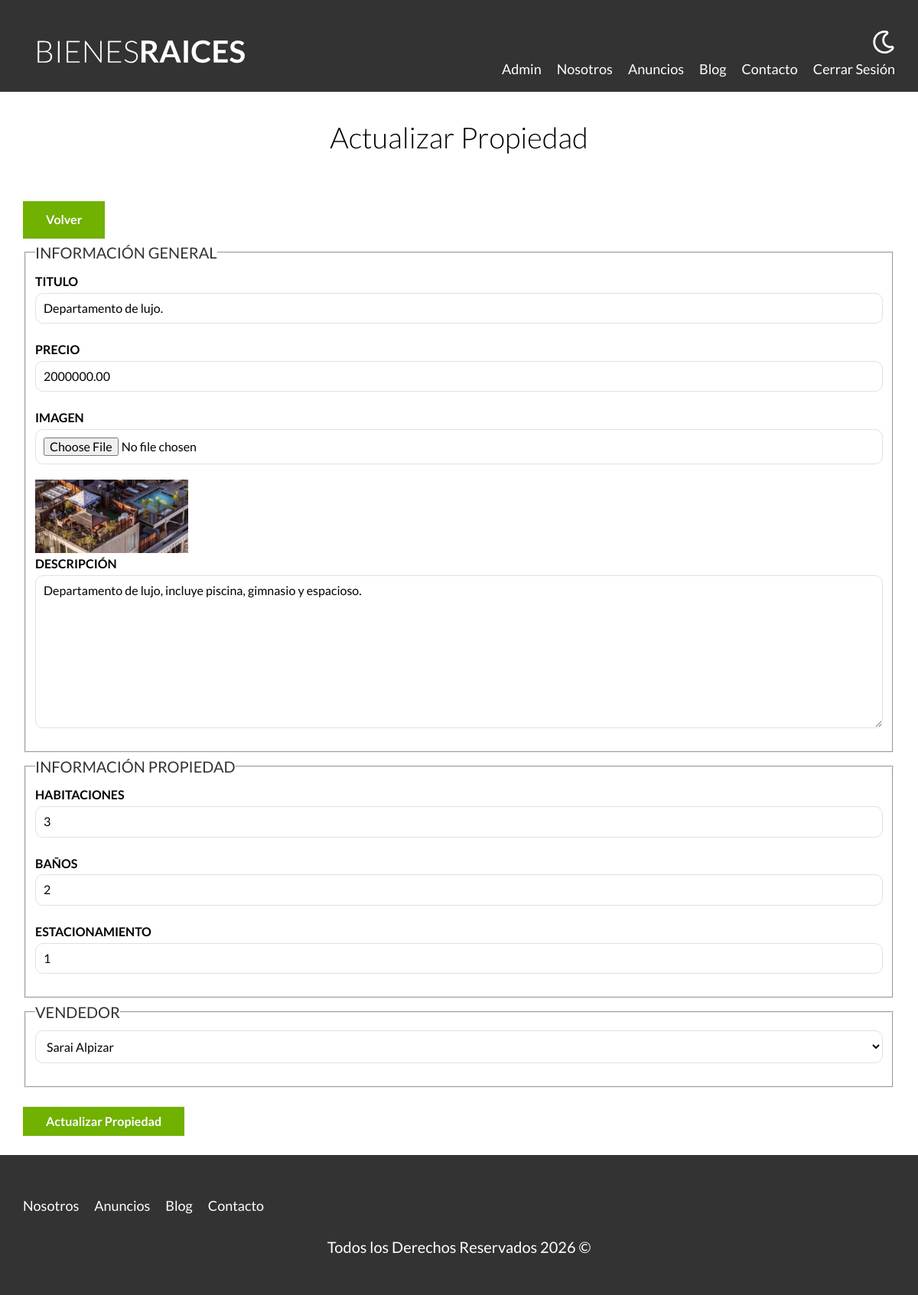
/admin/propiedades/actualizar.php?id=3 (signed in), run on the app's committed database.
### tables this page shows
CREATE TABLE `propiedades` (
  `id` int NOT NULL AUTO_INCREMENT,
  `titulo` varchar(45) DEFAULT NULL,
  `precio` decimal(10,2) DEFAULT NULL,
  `imagen` varchar(200) DEFAULT NULL,
  `descripcion` longtext,
  `habitaciones` int DEFAULT NULL,
  `wc` int DEFAULT NULL,
  `estacionamiento` int DEFAULT NULL,
  `creado` date DEFAULT NULL,
  `vendedores_id` int NOT NULL,
  PRIMARY KEY (`id`),
  KEY `fk_propiedades_vendedores_idx` (`vendedores_id`),
  CONSTRAINT `fk_propiedades_vendedores` FOREIGN KEY (`vendedores_id`) REFERENCES `vendedores` (`id`)
);

CREATE TABLE `vendedores` (
  `id` int NOT NULL AUTO_INCREMENT,
  `nombre` varchar(45) DEFAULT NULL,
  `apellido` varchar(45) DEFAULT NULL,
  `telefono` varchar(10) DEFAULT NULL,
  PRIMARY KEY (`id`)
);

### admin/propiedades/actualizar.php (the view, shortened to what this page needs)
<?php
$db = conectarDB();
$id = $_GET['id'];
$id = filter_var($id, FILTER_VALIDATE_INT);
$sql = "SELECT * FROM propiedades WHERE id = $id;";
$query = mysqli_query($db, $sql);
$datos = mysqli_fetch_assoc($query);
$titulo = $datos['titulo'] ?? NULL;
$precio = $datos['precio'] ?? NULL;
$descripcion = $datos['descripcion'] ?? NULL;
$habitaciones = $datos['habitaciones'] ?? NULL;
$wc = $datos['wc'] ?? NULL;
$estacionamiento = $datos['estacionamiento'] ?? NULL;
$vendedores_id = $datos['vendedores_id'] ?? NULL;
$imagenPropiedad = $datos['imagen'];
$consulta = "SELECT * FROM vendedores;";
$res = mysqli_query($db, $consulta);
?>
<main class="contenedor seccion">
    <h1>Actualizar Propiedad</h1>
    <a href="/admin" class="boton boton-verde">Volver</a>
    <form method="post" class="formulario" enctype="multipart/form-data">
        <fieldset>
            <legend>Información General</legend>
            <div>
                <label for="titulo">Titulo</label>
                <input type="text" placeholder="Titulo Propiedad" id="titulo" name="titulo" value="<?php echo $titulo; ?>">
            </div>
            <div>
                <label for="precio">Precio</label>
                <input type="number" placeholder="Precio Propiedad" id="precio" name="precio" value="<?php echo $precio; ?>">
            </div>
            <div>
                <label for="imagen">Imagen</label>
                <input type="file" id="imagen" accept="image/jpeg, image/png" name="imagen">
            </div>
            <img src="/imagenesDB/<?php echo $imagenPropiedad; ?>" alt="" class="imagen-small">
            <div>
                <label for="descripcion">Descripción</label>
                <textarea id="descripcion" name="descripcion"><?php echo $descripcion; ?></textarea>
            </div>
        </fieldset>
        <fieldset>
            <legend>Información Propiedad</legend>
            <div>
                <label for="habitaciones">Habitaciones</label>
                <input type="number" name="habitaciones" id="habitaciones" placeholder="Ej: 3" min="1" max="9" value="<?php echo $habitaciones; ?>">
            </div>
            <div>
                <label for="wc">Baños</label>
                <input type="number" name="wc" id="wc" placeholder="Ej: 3" min="1" max="9" value="<?php echo $wc; ?>">
            </div>
            <div>
                <label for="estacionamiento">Estacionamiento</label>
                <input type="number" name="estacionamiento" id="estacionamiento" placeholder="Ej: 3" min="1" max="9" value="<?php echo $estacionamiento; ?>">
            </div>
        </fieldset>
        <fieldset>
            <legend>Vendedor</legend>
            <select name="vendedores_id">
                <?php while ($row = mysqli_fetch_assoc($res)) { ?>
                    <option <?php echo $vendedores_id === $row['id'] ? 'selected' : ''; ?> value="<?php echo $row['id']; ?>"><?php echo $row['nombre'] . " " . $row['apellido']; ?></option>
                <?php } ?>
            </select>
        </fieldset>
        <input type="submit" value="Actualizar Propiedad" class="boton-verde">
    </form>
</main>

### build/css/app.css (style rules this page uses)
html { -webkit-text-size-adjust:100%;line-height:1.15 }
body { margin:0 }
main { display:block }
h1 { font-size:2em;margin:.67em 0 }
a { background-color:transparent }
img { border-style:none }
button,input,optgroup,select,textarea { font-family:inherit;font-size:100%;line-height:1.15;margin:0 }
button,input { overflow:visible }
button,select { text-transform:none }
[type=button],[type=reset],[type=submit],button { -webkit-appearance:button }
fieldset { padding:.35em .75em .625em }
legend { box-sizing:border-box;color:inherit;display:table;max-width:100%;padding:0;white-space:normal }
textarea { overflow:auto }
html { box-sizing:border-box;font-size:62.5% }
*,:after,:before { box-sizing:inherit }
body { font-family:Lato,sans-serif;font-size:1.6rem;line-height:1.8 }
.contenedor { margin:0 auto;max-width:120rem;width:95% }
a { text-decoration:none }
img,picture { display:block;width:100% }
h1,h2,h3 { font-family:Lato,sans-serif;font-weight:300;margin:2.5rem 0;text-align:center }
h1 { font-size:3.8rem }
.seccion { margin-bottom:2.5rem;margin-top:2.5rem }
.boton-verde { background-color:#71b100;border:none;color:#fff;display:inline-block;font-weight:700;margin-top:2.5rem;padding:1rem 3rem;text-align:center;text-decoration:none }
.formulario legend { color:#333;font-size:2rem;text-transform:uppercase }
.formulario label { display:block;font-weight:700;text-transform:uppercase }
.formulario input:not([type=submit]),.formulario select,.formulario textarea { background-color:#fff;border:1px solid #e1e1e1;border-radius:1rem;display:block;margin-bottom:2rem;padding:1rem;width:100% }
.formulario textarea { height:20rem }
.imagen-small { width:20rem }

### data on the page
propiedades: titulo "Departamento de lujo.", precio "2000000.00", imagen (picture), descripcion "Departamento de lujo, incluye piscina, gimnasio y espacioso.", habitaciones "3", wc "2", estacionamiento "1", vendedores_id "Sarai Alpizar"
